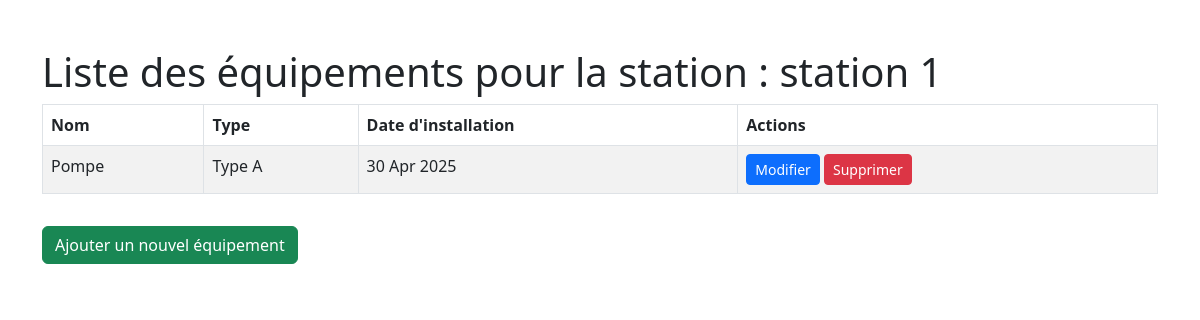
Screenshot of /api/stations/1/equipments/ with the database file from the repository.
### station/models.py (models this page shows, shortened)
class Station(models.Model):
    nom = models.CharField(max_length=200, default="Unknown")
    capacite = models.IntegerField(default=0)
    date_installation = models.DateField(default=timezone.now)
    localisation = models.CharField(max_length=200, default="Non spécifiée")

class Equipment(models.Model):
    STATUS_CHOICES = [
        ('operational', 'Operational'),
        ('maintenance', 'Under Maintenance'),
        ('faulty', 'Faulty'),
        ('out_of_service', 'Out of Service'),
    ]
    ETAT_CHOICES = [
        ('new', 'New'),
        ('used', 'Used'),
        ('refurbished', 'Refurbished'),
    ]
    nom = models.CharField(max_length=255)
    description = models.TextField(blank=True, null=True)
    type = models.CharField(max_length=100)
    statut = models.CharField(max_length=20, choices=STATUS_CHOICES, default='operational')
    etat = models.CharField(max_length=50, choices=ETAT_CHOICES, default='new')
    date_installation = models.DateField(default=timezone.now)
    station = models.ForeignKey(Station, on_delete=models.CASCADE, related_name='equipements')
    timestamp = models.DateTimeField(auto_now_add=True)

### station/views.py (the view)
# urls.py: path('stations/<int:station_id>/equipments/', views.equipment_list, name='equipment_list'),
def equipment_list(request, station_id):
    station = get_object_or_404(Station, id=station_id)
    equipments = Equipment.objects.filter(station=station)
    return render(request, 'station/equipment_list.html', {'station': station, 'equipments': equipments})

### station/templates/station/equipment_list.html (shortened to what this page needs)
<!DOCTYPE html>
<html>
<head>
    <link href="https://cdn.jsdelivr.net/npm/bootstrap@5.3.0-alpha1/dist/css/bootstrap.min.css" rel="stylesheet">
</head>
<body>
    <div class="container mt-5">
        <h1>Liste des équipements pour la station : {{ station.nom }}</h1>
        <table class="table table-bordered table-striped">
            <thead>
                <tr>
                    <th>Nom</th>
                    <th>Type</th>
                    <th>Date d'installation</th>
                    <th>Actions</th>
                </tr>
            </thead>
            <tbody>
                {% for equipment in equipments %}
                <tr>
                    <td>{{ equipment.nom }}</td>
                    <td>{{ equipment.type }}</td>
                    <td>{{ equipment.date_installation|date:"d M Y" }}</td>
                    <td>
                        <a href="{% url 'edit_equipment' station.id equipment.id %}" class="btn btn-primary btn-sm">Modifier</a>
                        <a href="{% url 'delete_equipment' station.id equipment.id %}" class="btn btn-danger btn-sm" onclick="return confirm('Voulez-vous vraiment supprimer cet équipement ?')">Supprimer</a>
                    </td>
                </tr>
                {% endfor %}
            </tbody>
        </table>
        <a href="{% url 'add_equipment' station.id %}" class="btn btn-success mt-3">Ajouter un nouvel équipement</a>
    </div>
</body>
</html>

### rows the page displays
Station: nom "station 1"
Equipment: nom "Pompe", type "Type A", date_installation "30 Apr 2025"
